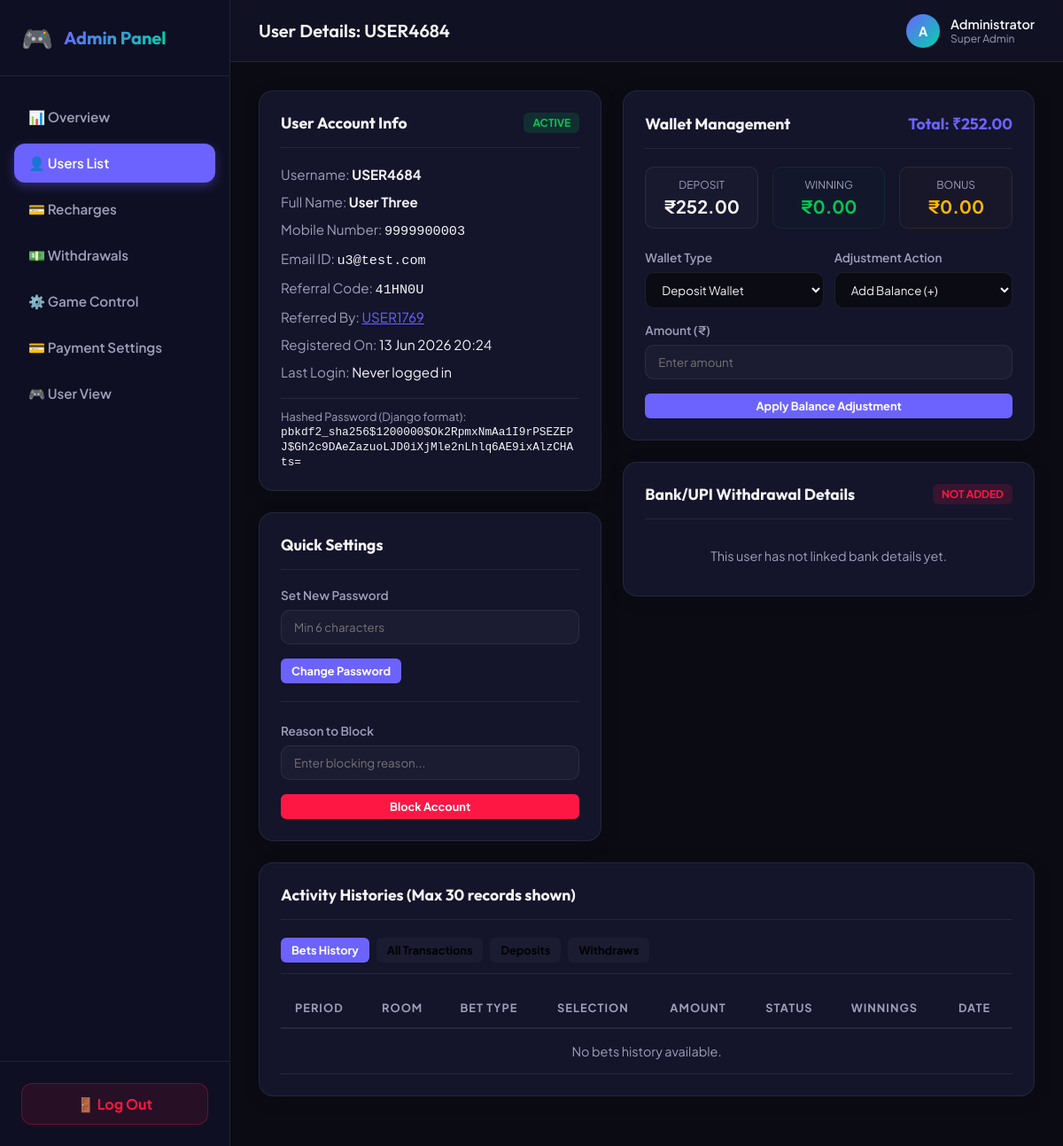
Screenshot of /admin-dashboard/users/13/ (signed in) with the database file from the repository.
### core/models.py (models this page shows, shortened)
class User(AbstractUser):
    uid = models.IntegerField(unique=True, editable=False, default=generate_uid)
    username = models.CharField(max_length=20, unique=True, default=generate_username)
    name = models.CharField(max_length=100)
    mobile = models.CharField(max_length=15, unique=True)
    email = models.EmailField(unique=True)
    referral_code = models.CharField(max_length=10, unique=True, default=generate_referral_code)
    referred_by = models.ForeignKey('self', on_delete=models.SET_NULL, null=True, blank=True, related_name='referred_users')
    is_blocked = models.BooleanField(default=False)
    blocked_at = models.DateTimeField(null=True, blank=True)
    blocked_reason = models.TextField(null=True, blank=True)
    profile_image = models.ImageField(upload_to='profile_images/', null=True, blank=True)
    created_at = models.DateTimeField(auto_now_add=True)
    updated_at = models.DateTimeField(auto_now=True)
    last_login_at = models.DateTimeField(null=True, blank=True)
    USERNAME_FIELD = 'mobile'
    REQUIRED_FIELDS = ['email', 'name']
    objects = CustomUserManager()
    class Meta:
        ordering = ['-created_at']

### wallet/models.py (models this page shows, shortened)
class Wallet(models.Model):
    user = models.OneToOneField(settings.AUTH_USER_MODEL, on_delete=models.CASCADE, related_name='wallet')
    deposit_balance = models.DecimalField(max_digits=12, decimal_places=2, default=Decimal('0.00'))
    winning_balance = models.DecimalField(max_digits=12, decimal_places=2, default=Decimal('0.00'))
    bonus_balance = models.DecimalField(max_digits=12, decimal_places=2, default=Decimal('0.00'))
    created_at = models.DateTimeField(auto_now_add=True)
    updated_at = models.DateTimeField(auto_now=True)
    class Meta:
        verbose_name_plural = 'Wallets'
    def get_total_balance(self):
        return self.deposit_balance + self.winning_balance + self.bonus_balance

### core/admin_views.py (the view)
    @login_required(login_url='login')
    def _wrapped_view(request, *args, **kwargs):
        if not (request.user.is_superuser or request.user.is_staff):
            return HttpResponseForbidden("Access Denied: You are not authorized to view this page.")
        return view_func(request, *args, **kwargs)

### templates/admin_custom/user_detail.html (shortened to what this page needs)
{% extends 'admin_custom/base_admin.html' %}
{% block page_title %}User Details: {{ target_user.username }}{% endblock %}
{% block nav_users %}active{% endblock %}
{% block admin_content %}
<div style="display: flex; gap: 24px; flex-wrap: wrap; margin-bottom: 24px;">
    <div style="flex: 1; min-width: 350px; display: flex; flex-direction: column; gap: 24px;">
        <div class="card" style="margin-bottom: 0;">
            <div class="card-header">
                <span class="card-title">User Account Info</span>
                {% if target_user.is_blocked %}
                <span class="badge badge-danger">Blocked</span>
                {% else %}
                <span class="badge badge-success">Active</span>
                {% endif %}
            </div>
            <div style="display: flex; flex-direction: column; gap: 12px; font-size: 0.95rem;">
                <div><span style="color: var(--text-secondary);">Username:</span> <strong>{{ target_user.username }}</strong></div>
                <div><span style="color: var(--text-secondary);">Full Name:</span> <strong>{{ target_user.name }}</strong></div>
                <div><span style="color: var(--text-secondary);">Mobile Number:</span> <code>{{ target_user.mobile }}</code></div>
                <div><span style="color: var(--text-secondary);">Email ID:</span> <code>{{ target_user.email }}</code></div>
                <div><span style="color: var(--text-secondary);">Referral Code:</span> <code>{{ target_user.referral_code }}</code></div>
                <div><span style="color: var(--text-secondary);">Referred By:</span> {% if target_user.referred_by %}<a href="{% url 'admin_user_detail' target_user.referred_by.id %}" style="color: var(--primary);">{{ target_user.referred_by.username }}</a>{% else %}None{% endif %}</div>
                <div><span style="color: var(--text-secondary);">Registered On:</span> {{ target_user.created_at|date:"d M Y H:i" }}</div>
                <div><span style="color: var(--text-secondary);">Last Login:</span> {{ target_user.last_login_at|date:"d M Y H:i"|default:"Never logged in" }}</div>
                <div style="margin-top: 8px; border-top: 1px solid var(--border-color); padding-top: 12px; font-size: 0.8rem; word-break: break-all;">
                    <span style="color: var(--text-secondary);">Hashed Password (Django format):</span><br>
                    <code>{{ target_user.password }}</code>
                </div>
            </div>
        </div>
        <div class="card" style="margin-bottom: 0;">
            <div class="card-header">
                <span class="card-title">Quick Settings</span>
            </div>
            <form method="post" action="" style="margin-bottom: 24px; border-bottom: 1px solid var(--border-color); padding-bottom: 20px;">
                <div class="form-group">
                    <label class="form-label">Set New Password</label>
                    <input type="password" name="password" class="form-control" placeholder="Min 6 characters" required>
                </div>
                <button type="submit" class="btn btn-sm btn-primary">Change Password</button>
            </form>
            <form method="post" action="">
                {% if target_user.is_blocked %}
                <div class="form-group">
                    <label class="form-label">Blocked Reason</label>
                    <p style="color: var(--color-red); font-size: 0.9rem; font-weight: 600; margin-bottom: 8px;">{{ target_user.blocked_reason|default:"No reason provided" }}</p>
                    <p style="color: var(--text-secondary); font-size: 0.8rem;">Blocked at: {{ target_user.blocked_at|date:"d M Y H:i" }}</p>
                </div>
                <button type="submit" class="btn btn-sm btn-success btn-block">Unblock Account</button>
                {% else %}
                <div class="form-group">
                    <label class="form-label">Reason to Block</label>
                    <input type="text" name="reason" class="form-control" placeholder="Enter blocking reason..." required>
                </div>
                <button type="submit" class="btn btn-sm btn-danger btn-block">Block Account</button>
                {% endif %}
            </form>
        </div>
    </div>
    <div style="flex: 1.2; min-width: 400px; display: flex; flex-direction: column; gap: 24px;">
        <div class="card" style="margin-bottom: 0;">
            <div class="card-header">
                <span class="card-title">Wallet Management</span>
                <span class="card-title" style="color: var(--primary);">Total: ₹{{ wallet.get_total_balance }}</span>
            </div>
            <div style="display: grid; grid-template-columns: repeat(3, 1fr); gap: 16px; margin-bottom: 24px; text-align: center;">
                <div style="background: rgba(255,255,255,0.02); padding: 12px; border-radius: 10px; border: 1px solid var(--border-color);">
                    <div style="font-size: 0.75rem; color: var(--text-secondary); text-transform: uppercase;">Deposit</div>
                    <div style="font-size: 1.25rem; font-weight: 700; color: var(--text-main); margin-top: 4px;">₹{{ wallet.deposit_balance }}</div>
                </div>
                <div style="background: rgba(0,200,83,0.02); padding: 12px; border-radius: 10px; border: 1px solid rgba(0,200,83,0.1);">
                    <div style="font-size: 0.75rem; color: var(--text-secondary); text-transform: uppercase;">Winning</div>
                    <div style="font-size: 1.25rem; font-weight: 700; color: var(--color-green); margin-top: 4px;">₹{{ wallet.winning_balance }}</div>
                </div>
                <div style="background: rgba(255,184,0,0.02); padding: 12px; border-radius: 10px; border: 1px solid rgba(255,184,0,0.1);">
                    <div style="font-size: 0.75rem; color: var(--text-secondary); text-transform: uppercase;">Bonus</div>
                    <div style="font-size: 1.25rem; font-weight: 700; color: var(--color-warning); margin-top: 4px;">₹{{ wallet.bonus_balance }}</div>
                </div>
            </div>
            <form method="post" action="">
                <div class="form-group" style="display: grid; grid-template-columns: 1fr 1fr; gap: 12px;">
                    <div>
                        <label class="form-label">Wallet Type</label>
                        <select name="wallet_type" class="form-control" style="background: var(--dark-bg);">
                            <option value="deposit">Deposit Wallet</option>
                        </select>
                    </div>
                    <div>
                        <label class="form-label">Adjustment Action</label>
                        <select name="adjust_action" class="form-control" style="background: var(--dark-bg);">
                            <option value="add">Add Balance (+)</option>
                        </select>
                    </div>
                </div>
                <div class="form-group">
                    <label class="form-label">Amount (₹)</label>
                    <input type="number" step="0.01" name="amount" class="form-control" placeholder="Enter amount" required min="0.01">
                </div>
                <button type="submit" class="btn btn-sm btn-primary btn-block">Apply Balance Adjustment</button>
            </form>
        </div>
        <div class="card" style="margin-bottom: 0;">
            <div class="card-header">
                <span class="card-title">Bank/UPI Withdrawal Details</span>
                {% if bank_detail %}
                    {% if bank_detail.is_verified %}
                    <span class="badge badge-success">Verified</span>
                    {% else %}
                    <span class="badge badge-pending">Pending Verification</span>
                    {% endif %}
                {% else %}
                <span class="badge badge-danger">Not Added</span>
                {% endif %}
            </div>
            {% if bank_detail %}
            <div style="display: flex; flex-direction: column; gap: 10px; font-size: 0.95rem; margin-bottom: 16px;">
                <div><span style="color: var(--text-secondary);">UPI ID:</span> <strong>{{ bank_detail.upi_id }}</strong></div>
                <div><span style="color: var(--text-secondary);">Bank Name:</span> <strong>{{ bank_detail.bank_name }}</strong></div>
                <div><span style="color: var(--text-secondary);">Account Holder:</span> <strong>{{ bank_detail.account_holder_name }}</strong></div>
                <div><span style="color: var(--text-secondary);">Submitted:</span> {{ bank_detail.created_at|date:"d M Y H:i" }}</div>
                {% if bank_detail.is_verified %}
                <div><span style="color: var(--text-secondary);">Verified On:</span> {{ bank_detail.verified_at|date:"d M Y H:i" }}</div>
                {% endif %}
            </div>
            {% if not bank_detail.is_verified %}
            <form method="post" action="">
                {% csrf_token %}
                <input type="hidden" name="action" value="verify_bank">
                <button type="submit" class="btn btn-sm btn-success btn-block">Approve & Verify Bank Details</button>
            </form>
            {% endif %}
            {% else %}
            <p style="text-align: center; color: var(--text-secondary); padding: 12px; font-size: 0.9rem;">
                This user has not linked bank details yet.
            </p>
            {% endif %}
        </div>
    </div>
</div>
<div class="card">
    <div class="card-header">
        <span class="card-title">Activity Histories (Max 30 records shown)</span>
    </div>
    <div style="display: flex; gap: 8px; border-bottom: 1px solid var(--border-color); padding-bottom: 12px; margin-bottom: 16px;">
        <button class="btn btn-sm btn-primary" onclick="showHistory('bets')">Bets History</button>
        <button class="btn btn-sm" style="background: rgba(255,255,255,0.03);" onclick="showHistory('transactions')">All Transactions</button>
        <button class="btn btn-sm" style="background: rgba(255,255,255,0.03);" onclick="showHistory('recharges')">Deposits</button>
        <button class="btn btn-sm" style="background: rgba(255,255,255,0.03);" onclick="showHistory('withdraws')">Withdraws</button>
    </div>
    <div id="hist-bets" class="hist-tab table-responsive">
        <table class="table">
            <thead>
                <tr>
                    <th>Period</th>
                    <th>Room</th>
                    <th>Bet Type</th>
                    <th>Selection</th>
                    <th>Amount</th>
                    <th>Status</th>
                    <th>Winnings</th>
                    <th>Date</th>
                </tr>
            </thead>
            <tbody>
                {% for bet in bets %}
                <tr>
                    <td><code>{{ bet.period }}</code></td>
                    <td>{{ bet.room.get_name_display }}</td>
                    <td><span class="badge" style="background: rgba(255,255,255,0.05);">{{ bet.get_bet_type_display }}</span></td>
                    <td>
                        <span class="badge" style="background: {% if bet.selection == 'red' %}var(--color-red){% elif bet.selection == 'green' %}var(--color-green){% elif bet.selection == 'violet' %}var(--color-violet){% else %}rgba(255,255,255,0.15){% endif %}; color: white;">
                            {{ bet.selection|upper }}
                        </span>
                    </td>
                    <td>₹{{ bet.amount }}</td>
                    <td>
                        <span class="badge {% if bet.status == 'won' %}badge-success{% elif bet.status == 'lost' %}badge-danger{% else %}badge-pending{% endif %}">
                            {{ bet.get_status_display }}
                        </span>
                    </td>
                    <td style="color: var(--color-green); font-weight: 700;">{% if bet.status == 'won' %}₹{{ bet.winning_amount }}{% else %}-{% endif %}</td>
                    <td><small>{{ bet.created_at|date:"d M Y H:i" }}</small></td>
                </tr>
                {% empty %}
                <tr>
                    <td colspan="8" style="text-align: center; color: var(--text-secondary);">No bets history available.</td>
                </tr>
                {% endfor %}
            </tbody>
        </table>
    </div>
</div>
{% endblock %}

### rows the page displays
User: username "USER4684", name "User Three", mobile "9999900003", email "u3@test.com", referral_code "41HN0U", referred_by.username "USER1769", created_at "13 Jun 2026 20:24", last_login_at "Never logged in", password "pbkdf2_sha256$1200000$Ok2RpmxNmAa1I9rPSEZEPJ$Gh2c9DAeZazuoLJD0iXjMle2nLhlq6AE9ixAlzCHAts="
Wallet: get_total_balance "252.00", deposit_balance "252.00", winning_balance "0.00", bonus_balance "0.00"
